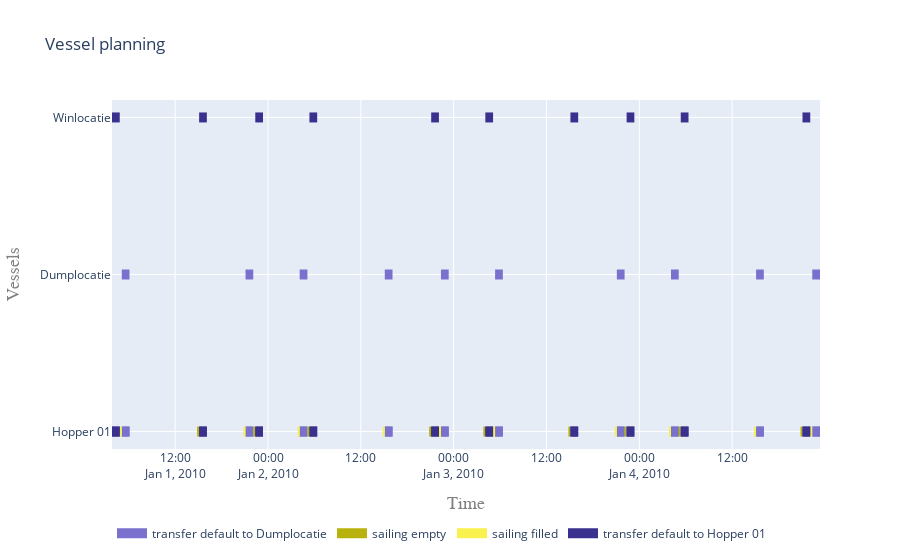
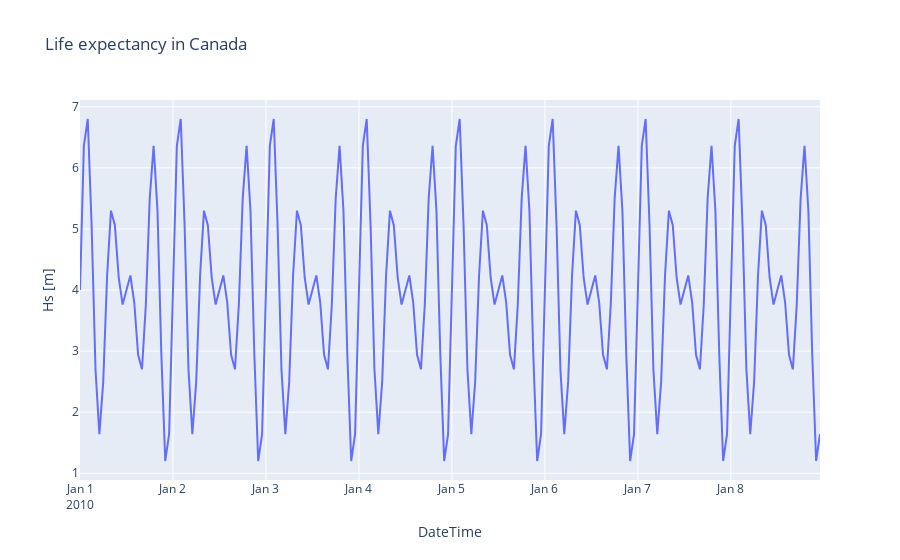

Notebook code for these charts, in order:
### Code cell
import plotly.express as px

objects = [hopper, from_site, to_site]


activities = []
for obj in objects:
    activities.extend(set(obj.log["Message"]))

activities = list(set(activities))

fig = vessel_planning(objects, activities)

fig = px.line(metocean_df, x="DateTime", y="Hs [m]", title='Life expectancy in Canada')
fig.show()

### Figure 1 — Plotly figure (JSON) as saved in the notebook; plotly's stock layout.template omitted (floating-point values rounded to 4 significant figures; data arrays with more than 128 entries replaced by an {"elided": "..."} marker saying what was removed)
{"data": [{"connectgaps": false, "hoverinfo": "y+name", "line": {"color": "rgb(121,113,205)", "width": 10}, "mode": "lines", "name": "transfer default to Dumplocatie", "type": "scatter", "x": {"elided": "150 str values"}, "y": {"elided": "150 str values"}}, {"connectgaps": false, "hoverinfo": "y+name", "line": {"color": "rgb(185,177,13)", "width": 10}, "mode": "lines", "name": "sailing empty", "type": "scatter", "x": ["2010-01-01T03:50:00", "2010-01-01T03:50:00", "2010-01-01T03:50:00", "2010-01-01T03:50:00", "2010-01-01T03:50:00", "2010-01-01T14:50:00", "2010-01-01T14:50:00", "2010-01-01T15:05:42.824591", "2010-01-01T15:05:42.824591", "2010-01-01T15:05:42.824591", "2010-01-01T22:05:42.824592", "2010-01-01T22:05:42.824592", "2010-01-01T22:21:25.649183", "2010-01-01T22:21:25.649183", "2010-01-01T22:21:25.649183", "2010-01-02T05:05:42.824591", "2010-01-02T05:05:42.824591", "2010-01-02T05:21:25.649182", "2010-01-02T05:21:25.649182", "2010-01-02T05:21:25.649182", "2010-01-02T20:50:00", "2010-01-02T20:50:00", "2010-01-02T21:05:42.824591", "2010-01-02T21:05:42.824591", "2010-01-02T21:05:42.824591", "2010-01-03T03:50:00", "2010-01-03T03:50:00", "2010-01-03T04:05:42.824591", "2010-01-03T04:05:42.824591", "2010-01-03T04:05:42.824591", "2010-01-03T14:50:00", "2010-01-03T14:50:00", "2010-01-03T15:05:42.824591", "2010-01-03T15:05:42.824591", "2010-01-03T15:05:42.824591", "2010-01-03T22:05:42.824591", "2010-01-03T22:05:42.824591", "2010-01-03T22:21:25.649182", "2010-01-03T22:21:25.649182", "2010-01-03T22:21:25.649182", "2010-01-04T05:05:42.824591", "2010-01-04T05:05:42.824591", "2010-01-04T05:21:25.649183", "2010-01-04T05:21:25.649183", "2010-01-04T05:21:25.649183", "2010-01-04T20:50:00", "2010-01-04T20:50:00", "2010-01-04T21:05:42.824591", "2010-01-04T21:05:42.824591", "2010-01-04T21:05:42.824591"], "y": ["Hopper 01", "Hopper 01", "Hopper 01", "Hopper 01", null, "Hopper 01", "Hopper 01", "Hopper 01", "Hopper 01", null, "Hopper 01", "Hopper 01", "Hopper 01", "Hopper 01", null, "Hopper 01", "Hopper 01", "Hopper 01", "Hopper 01", null, "Hopper 01", "Hopper 01", "Hopper 01", "Hopper 01", null, "Hopper 01", "Hopper 01", "Hopper 01", "Hopper 01", null, "Hopper 01", "Hopper 01", "Hopper 01", "Hopper 01", null, "Hopper 01", "Hopper 01", "Hopper 01", "Hopper 01", null, "Hopper 01", "Hopper 01", "Hopper 01", "Hopper 01", null, "Hopper 01", "Hopper 01", "Hopper 01", "Hopper 01", null]}, {"connectgaps": false, "hoverinfo": "y+name", "line": {"color": "rgb(249,241,77)", "width": 10}, "mode": "lines", "name": "sailing filled", "type": "scatter", "x": ["2010-01-01T04:50:00", "2010-01-01T04:50:00", "2010-01-01T05:05:42.824591", "2010-01-01T05:05:42.824591", "2010-01-01T05:05:42.824591", "2010-01-01T20:50:00", "2010-01-01T20:50:00", "2010-01-01T21:05:42.824592", "2010-01-01T21:05:42.824592", "2010-01-01T21:05:42.824592", "2010-01-02T03:50:00", "2010-01-02T03:50:00", "2010-01-02T04:05:42.824591", "2010-01-02T04:05:42.824591", "2010-01-02T04:05:42.824591", "2010-01-02T14:50:00", "2010-01-02T14:50:00", "2010-01-02T15:05:42.824591", "2010-01-02T15:05:42.824591", "2010-01-02T15:05:42.824591", "2010-01-02T22:05:42.824591", "2010-01-02T22:05:42.824591", "2010-01-02T22:21:25.649183", "2010-01-02T22:21:25.649183", "2010-01-02T22:21:25.649183", "2010-01-03T05:05:42.824591", "2010-01-03T05:05:42.824591", "2010-01-03T05:21:25.649182", "2010-01-03T05:21:25.649182", "2010-01-03T05:21:25.649182", "2010-01-03T20:50:00", "2010-01-03T20:50:00", "2010-01-03T21:05:42.824591", "2010-01-03T21:05:42.824591", "2010-01-03T21:05:42.824591", "2010-01-04T03:50:00", "2010-01-04T03:50:00", "2010-01-04T04:05:42.824591", "2010-01-04T04:05:42.824591", "2010-01-04T04:05:42.824591", "2010-01-04T14:50:00", "2010-01-04T14:50:00", "2010-01-04T15:05:42.824591", "2010-01-04T15:05:42.824591", "2010-01-04T15:05:42.824591", "2010-01-04T22:05:42.824591", "2010-01-04T22:05:42.824591", "2010-01-04T22:21:25.649182", "2010-01-04T22:21:25.649182", "2010-01-04T22:21:25.649182"], "y": ["Hopper 01", "Hopper 01", "Hopper 01", "Hopper 01", null, "Hopper 01", "Hopper 01", "Hopper 01", "Hopper 01", null, "Hopper 01", "Hopper 01", "Hopper 01", "Hopper 01", null, "Hopper 01", "Hopper 01", "Hopper 01", "Hopper 01", null, "Hopper 01", "Hopper 01", "Hopper 01", "Hopper 01", null, "Hopper 01", "Hopper 01", "Hopper 01", "Hopper 01", null, "Hopper 01", "Hopper 01", "Hopper 01", "Hopper 01", null, "Hopper 01", "Hopper 01", "Hopper 01", "Hopper 01", null, "Hopper 01", "Hopper 01", "Hopper 01", "Hopper 01", null, "Hopper 01", "Hopper 01", "Hopper 01", "Hopper 01", null]}, {"connectgaps": false, "hoverinfo": "y+name", "line": {"color": "rgb(57,49,141)", "width": 10}, "mode": "lines", "name": "transfer default to Hopper 01", "type": "scatter", "x": {"elided": "150 str values"}, "y": {"elided": "150 str values"}}], "layout": {"hovermode": "closest", "legend": {"orientation": "h", "x": 0, "y": -0.2}, "title": {"text": "Vessel planning"}, "xaxis": {"range": ["2010-01-01T03:50:00", "2010-01-04T23:21:25.649182"], "title": {"font": {"color": "#7f7f7f", "family": "Courier New, monospace", "size": 18}, "text": "Time"}}, "yaxis": {"title": {"font": {"color": "#7f7f7f", "family": "Courier New, monospace", "size": 18}, "text": "Vessels"}}}}

### Figure 2 — Plotly figure (JSON) as saved in the notebook; plotly's stock layout.template omitted (floating-point values rounded to 4 significant figures; data arrays with more than 128 entries replaced by an {"elided": "..."} marker saying what was removed)
{"data": [{"hoverlabel": {"namelength": 0}, "hovertemplate": "DateTime=%{x}<br>Hs [m]=%{y}", "legendgroup": "", "line": {"color": "#636efa", "dash": "solid"}, "mode": "lines", "name": "", "showlegend": false, "type": "scatter", "x": {"elided": "192 str values"}, "xaxis": "x", "y": {"elided": "192 float values"}, "yaxis": "y"}], "layout": {"legend": {"tracegroupgap": 0}, "title": {"text": "Life expectancy in Canada"}, "xaxis": {"anchor": "y", "domain": [0, 1], "title": {"text": "DateTime"}}, "yaxis": {"anchor": "x", "domain": [0, 1], "title": {"text": "Hs [m]"}}}}
